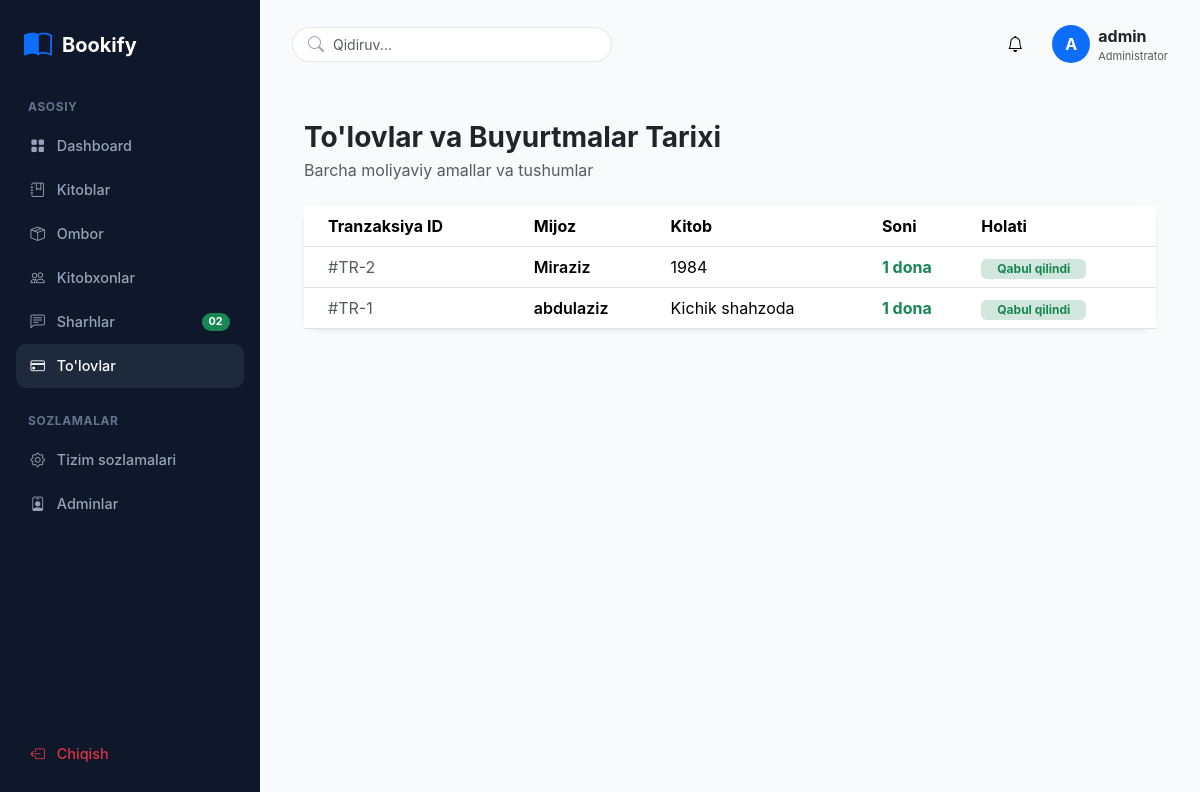
/payments/ (signed in), run on the app's committed database.
### app/models.py (models this page shows, shortened)
class Order(models.Model):
    book = models.ForeignKey(
        Book,
        on_delete=models.CASCADE,
        related_name="orders",
        verbose_name="Kitob",
    )
    full_name = models.CharField(max_length=150, verbose_name="F.I.SH")
    phone = models.CharField(max_length=20, verbose_name="Telefon")
    address = models.CharField(max_length=255, verbose_name="Manzil")
    quantity = models.PositiveIntegerField(default=1, verbose_name="Soni")
    is_confirmed = models.BooleanField(
        default=False, verbose_name="Tasdiqlangan"
    )
    created_at = models.DateTimeField(
        auto_now_add=True, verbose_name="Yaratilgan vaqti"
    )
    class Meta:
        verbose_name = "Buyurtma"
        verbose_name_plural = "Buyurtmalar"
        ordering = ["-created_at"]

class Book(models.Model):
    title = models.CharField(max_length=255, verbose_name="Sarlavha")
    author = models.CharField(max_length=255, verbose_name="Muallif")
    genre = models.CharField(max_length=100, verbose_name="Janr")
    price = models.DecimalField(
        max_digits=10, decimal_places=2, verbose_name="Narxi"
    )
    description = models.TextField(verbose_name="Tavsif")
    published_date = models.DateField(verbose_name="Noshirlik sanasi")
    pages_count = models.PositiveIntegerField(
        default=0, verbose_name="Sahifalar soni"
    )
    content = models.TextField(blank=True, null=True, verbose_name="Mundarija")
    image = models.ImageField(
        upload_to="books/", blank=True, null=True, verbose_name="Rasm"
    )
    class Meta:
        verbose_name = "Kitob"
        verbose_name_plural = "Kitoblar"

### app/views.py (the view)
# urls.py: path("payments/", views.payments, name="payments"),
@user_passes_test(is_admin, login_url="/login/")
def payments(request):
    orders = Order.objects.select_related("book").all().order_by("-id")
    return render(request, "payments.html", {"orders": orders})

### app/views.py (called while the page is built)
def is_admin(user):
    return user.is_staff

### templates/payments.html
{% extends 'base_admin.html' %}
{% block content %}
<div class="container-fluid py-4">
    <div class="mb-4">
        <h3 class="fw-bold text-dark mb-1">To'lovlar va Buyurtmalar Tarixi</h3>
        <p class="text-muted mb-0">Barcha moliyaviy amallar va tushumlar</p>
    </div>
    <div class="card border-0 shadow-sm rounded-4">
        <div class="card-body p-0">
            <div class="table-responsive">
                <table class="table table-hover align-middle mb-0">
                    <thead class="bg-light">
                        <tr>
                            <th class="ps-4">Tranzaksiya ID</th>
                            <th>Mijoz</th>
                            <th>Kitob</th>
                            <th>Soni</th>
                            <th>Holati</th>
                        </tr>
                    </thead>
                    <tbody>
                        {% for order in orders %}
                        <tr>
                            <td class="ps-4 text-muted">#TR-{{ order.id }}</td>
                            <td class="fw-semibold">{{ order.full_name }}</td>
                            <td>{{ order.book.title }}</td>
                            <td class="fw-bold text-success">{{ order.quantity }} dona</td>
                            <td><span class="badge bg-success-subtle text-success px-3">Qabul qilindi</span></td>
                        </tr>
                        {% empty %}
                        <tr>
                            <td colspan="5" class="text-center py-4 text-muted">To'lovlar tarixi bo'sh.</td>
                        </tr>
                        {% endfor %}
                    </tbody>
                </table>
            </div>
        </div>
    </div>
</div>
{% endblock %}

### templates/base_admin.html (shortened to what this page needs)
{% load static %}
<!DOCTYPE html>
<html lang="uz">
<head>
    <link href="https://cdn.jsdelivr.net/npm/bootstrap@5.3.3/dist/css/bootstrap.min.css" rel="stylesheet">
    <link href="https://cdn.jsdelivr.net/npm/bootstrap-icons@1.11.3/font/bootstrap-icons.css" rel="stylesheet">
</head>
<body>
    <aside class="sidebar">
        <div>
            <a href="{% url 'admin_dashboard' %}" class="sidebar-brand">
                <i class="bi bi-book-half text-primary fs-3"></i>
                <span>Bookify</span>
            </a>
            <div class="sidebar-section-label">ASOSIY</div>
            <a href="{% url 'admin_dashboard' %}" class="nav-link-custom {% if request.resolver_match.url_name == 'admin_dashboard' %}active{% endif %}">
                <i class="bi bi-grid-fill"></i> Dashboard
            </a>
            <a href="{% url 'books_list' %}" class="nav-link-custom {% if 'book' in request.resolver_match.url_name %}active{% endif %}">
                <i class="bi bi-journal-bookmark"></i> Kitoblar
            </a>
            <a href="{% url 'warehouse' %}" class="nav-link-custom {% if request.resolver_match.url_name == 'warehouse' %}active{% endif %}">
                <i class="bi bi-box-seam"></i> Ombor
            </a>
            <a href="{% url 'readers' %}" class="nav-link-custom {% if request.resolver_match.url_name == 'readers' %}active{% endif %}">
                <i class="bi bi-people"></i> Kitobxonlar
            </a>
            <a href="{% url 'reviews' %}" class="nav-link-custom {% if request.resolver_match.url_name == 'reviews' %}active{% endif %}">
                <i class="bi bi-chat-left-text"></i> Sharhlar
                <span class="badge bg-success rounded-pill">02</span>
            </a>
            <a href="{% url 'payments' %}" class="nav-link-custom {% if request.resolver_match.url_name == 'payments' %}active{% endif %}">
                <i class="bi bi-credit-card"></i> To'lovlar
            </a>
            <div class="sidebar-section-label">SOZLAMALAR</div>
            <a href="{% url 'system_settings' %}" class="nav-link-custom {% if request.resolver_match.url_name == 'system_settings' %}active{% endif %}">
                <i class="bi bi-gear"></i> Tizim sozlamalari
            </a>
            <a href="{% url 'admins' %}" class="nav-link-custom {% if request.resolver_match.url_name == 'admins' %}active{% endif %}">
                <i class="bi bi-person-badge"></i> Adminlar
            </a>
        </div>
        <div>
            {% if user.is_authenticated %}
            <form method="POST" action="{% url 'logout' %}">
                <button type="submit" class="nav-link-custom w-100 border-0 bg-transparent text-danger">
                    <i class="bi bi-box-arrow-left"></i> Chiqish
                </button>
            </form>
            {% else %}
            <a href="{% url 'login' %}" class="nav-link-custom text-success">
                <i class="bi bi-box-arrow-in-right"></i> Kirish
            </a>
            {% endif %}
        </div>
    </aside>
    <main class="main-wrapper">
        <div class="top-navbar">
            <form method="GET" action="{% url 'books_list' %}" class="search-box">
                <i class="bi bi-search"></i>
                <input type="text" name="q" class="form-control" placeholder="Qidiruv..." value="{{ query|default:'' }}">
            </form>
            <div class="d-flex align-items-center gap-3">
                <button class="btn btn-light rounded-circle"><i class="bi bi-bell"></i></button>
                <div class="admin-identity d-flex align-items-center gap-2">
                    <div class="bg-primary text-white rounded-circle d-flex align-items-center justify-content-center" style="width: 38px; height: 38px; font-weight: bold;">
                        {{ user.username|slice:":1"|upper|default:"A" }}
                    </div>
                    <div class="admin-identity">
                        <div class="admin-identity-name fw-bold fs-7">{{ user.get_full_name|default:user.username|default:"Admin" }}</div>
                        <div class="text-muted small" style="font-size: 11px;">Administrator</div>
                    </div>
                </div>
            </div>
        </div>
        {% block content %}
        {% endblock %}
    </main>
</body>
</html>

### templates/base_admin.html (style rules this page uses)
:root { --sidebar-bg: #0f172a; --sidebar-hover: #1e293b; --main-bg: #f8fafc; --card-border: #f1f5f9; }
body { background-color: var(--main-bg); font-family: 'Inter', system-ui, -apple-system, sans-serif; overflow-x: hidden; }
.sidebar, .main-wrapper { box-sizing: border-box; }
.sidebar { width: 260px; left: 0; background-color: var(--sidebar-bg); min-height: 100vh; position: fixed; top: 0; left: 0; z-index: 1000; display: flex; flex-direction: column; justify-content: space-between; padding: 1.5rem 1rem; overflow-y: auto; overflow-x: hidden; }
.sidebar-brand { color: #fff; font-weight: 700; font-size: 1.25rem; display: flex; align-items: center; gap: 10px; text-decoration: none; padding-left: 0.5rem; margin-bottom: 2rem; }
.sidebar-section-label { color: #64748b; font-size: 0.75rem; font-weight: 700; letter-spacing: 0.05em; text-transform: uppercase; margin: 1.5rem 0 0.5rem 0.75rem; }
.nav-link-custom { color: #94a3b8; padding: 0.7rem 0.9rem; border-radius: 10px; display: flex; align-items: center; gap: 12px; font-size: 0.9rem; font-weight: 500; text-decoration: none; transition: all 0.2s ease; }
.nav-link-custom:hover, .nav-link-custom.active { background-color: var(--sidebar-hover); color: #ffffff; }
.nav-link-custom .badge { margin-left: auto; }
.main-wrapper { margin-left: 260px; width: calc(100% - 260px); padding: 1.5rem 2rem; min-width: 0; overflow-x: hidden; }
.top-navbar { display: flex; justify-content: space-between; align-items: center; margin-bottom: 2rem; }
.search-box { position: relative; width: 320px; }
.search-box input { background-color: #ffffff; border: 1px solid #e2e8f0; border-radius: 20px; padding-left: 2.5rem; font-size: 0.875rem; }
.search-box i { position: absolute; left: 1rem; top: 50%; transform: translateY(-50%); color: #94a3b8; }
.admin-identity { min-width: 0; }
.admin-identity-name { max-width: 180px; overflow: hidden; text-overflow: ellipsis; white-space: nowrap; }

### data on the page
Order: id "2", full_name "Miraziz", book "1984", quantity "1"
Order: id "1", full_name "abdulaziz", book "Kichik shahzoda", quantity "1"

### other printed values
{{ user.username|slice:":1"|upper|default:"A" }} "A"
{{ user.get_full_name|default:user.username|default:"Admin" }} "admin"
